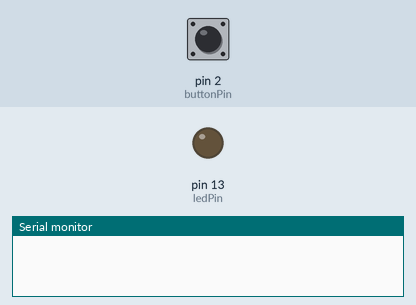
A sketch run on a simulated Arduino Uno, built with avr-gcc and run on an emulated ATmega328P. Shown: output pins drawn as LEDs (lit = HIGH), the last lines printed to the serial monitor. The inputs (shaded band) are chosen by the test bench; at power-on: pin 2 (buttonPin) HIGH.

Above: at 1.2 s.
1.3 s: pin 2 (buttonPin) pulled LOW for 0.15 s
At 1.38 s:
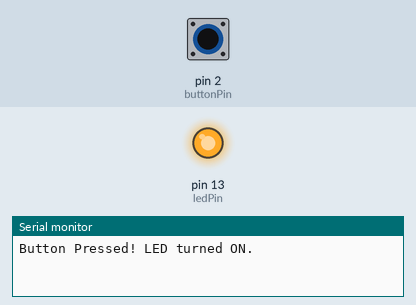
2.9 s: pin 2 (buttonPin) pulled LOW for 3.2 s
At 7.1 s:
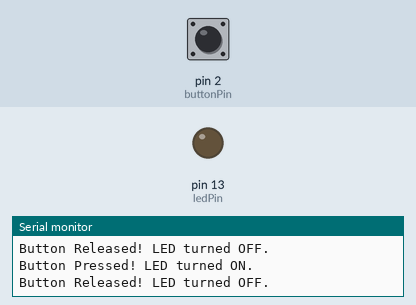
Timing chart, 0 to 8.6 s (numbered marks = the images above; inputs shaded):
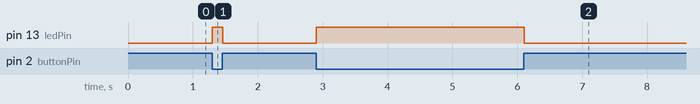

The sketch:

sketch.ino
```cpp
// AEP Week 1: Pushbutton controls an external LED on Arduino Uno.
const byte ledPin = 13; // The external LED is connected through a 220 ohm resistor.
const byte buttonPin = 2; // The button connects D2 to GND when pressed.
int buttonState = HIGH; // Store the current input state; HIGH means released.
int lastButtonState = HIGH; // Store the prior state to print only on changes.
void setup() { // Run once when the Arduino starts.
  pinMode(ledPin, OUTPUT); // Set the LED pin as an output.
  pinMode(buttonPin, INPUT_PULLUP); // Enable the internal pullup for a stable released state.
  Serial.begin(9600); // Start serial output at 9600 baud.
} // End setup.
void loop() { // Repeat the input check.
  buttonState = digitalRead(buttonPin); // Read LOW when pressed and HIGH when released.
  bool pressed = (buttonState == LOW); // Convert the active-low input to a pressed flag.
  digitalWrite(ledPin, pressed ? HIGH : LOW); // Turn the LED on only while pressed.
  if (buttonState != lastButtonState) { // Check for a press or release transition.
    if (pressed) { // Handle the pressed transition.
      Serial.println("Button Pressed! LED turned ON."); // Report the pressed state.
    } else { // Handle the released transition.
      Serial.println("Button Released! LED turned OFF."); // Report the released state.
    } // End state message selection.
    lastButtonState = buttonState; // Save the state for the next loop.
  } // End change check.
  delay(20); // Debounce the button and limit repeated reads.
} // End loop.
```

Measured:
- after the input at 1.3 s, pin 13 (ledPin): LOW → HIGH at once, → LOW 0.16 s later
- after the input at 2.9 s, pin 13 (ledPin): LOW → HIGH at once, → LOW 3.2 s later
